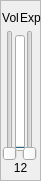
   <widget class="QFrame" name="frame_12">
    <property name="geometry">
     <rect>
      <x>150</x>
      <y>330</y>
      <width>41</width>
      <height>181</height>
     </rect>
    </property>
    <property name="frameShape">
     <enum>QFrame::StyledPanel</enum>
    </property>
    <property name="frameShadow">
     <enum>QFrame::Raised</enum>
    </property>
    <widget class="QSlider" name="MIDI_Expression_12">
     <property name="geometry">
      <rect>
       <x>20</x>
       <y>30</y>
       <width>20</width>
       <height>131</height>
      </rect>
     </property>
     <property name="maximum">
      <number>127</number>
     </property>
     <property name="value">
      <number>0</number>
     </property>
     <property name="orientation">
      <enum>Qt::Vertical</enum>
     </property>
    </widget>
    <widget class="QSlider" name="MIDI_Volume_12">
     <property name="geometry">
      <rect>
       <x>0</x>
       <y>30</y>
       <width>20</width>
       <height>131</height>
      </rect>
     </property>
     <property name="maximum">
      <number>127</number>
     </property>
     <property name="value">
      <number>0</number>
     </property>
     <property name="orientation">
      <enum>Qt::Vertical</enum>
     </property>
    </widget>
    <widget class="QLabel" name="label_38">
     <property name="geometry">
      <rect>
       <x>0</x>
       <y>10</y>
       <width>21</width>
       <height>16</height>
      </rect>
     </property>
     <property name="text">
      <string notr="true">Vol</string>
     </property>
     <property name="alignment">
      <set>Qt::AlignCenter</set>
     </property>
    </widget>
    <widget class="QLabel" name="label_39">
     <property name="geometry">
      <rect>
       <x>20</x>
       <y>10</y>
       <width>21</width>
       <height>16</height>
      </rect>
     </property>
     <property name="text">
      <string notr="true">Exp</string>
     </property>
    </widget>
    <widget class="QLabel" name="label_40">
     <property name="geometry">
      <rect>
       <x>10</x>
       <y>160</y>
       <width>21</width>
       <height>16</height>
      </rect>
     </property>
     <property name="text">
      <string notr="true">12</string>
     </property>
     <property name="alignment">
      <set>Qt::AlignCenter</set>
     </property>
    </widget>
    <widget class="QProgressBar" name="MIDI_VolDisp_12">
     <property name="geometry">
      <rect>
       <x>15</x>
       <y>35</y>
       <width>10</width>
       <height>116</height>
      </rect>
     </property>
     <property name="maximumSize">
      <size>
       <width>10</width>
       <height>16777215</height>
      </size>
     </property>
     <property name="maximum">
      <number>127</number>
     </property>
     <property name="value">
      <number>0</number>
     </property>
     <property name="textVisible">
      <bool>false</bool>
     </property>
     <property name="orientation">
      <enum>Qt::Vertical</enum>
     </property>
    </widget>
   </widget>
